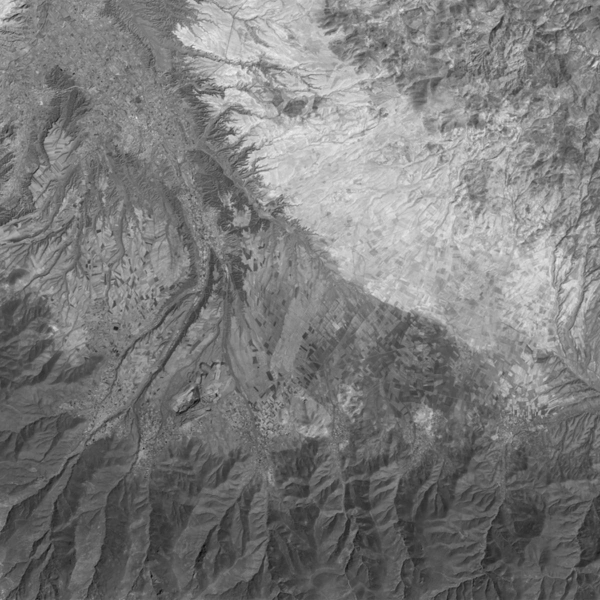
#> input picture Data/Andasol_09051987.jpg, 1200 x 1200 px, given in place of 4_OUT.bmp, which was not available (shown at 1/2 size)
$ python Accu.py
#> lines starting #> are read from the running program, lines starting #| are printed output that depends on the picture; after the words box and inside, x2 and y2 are one past the last pixel; in counts of white or black regions, pixels touching at a corner belong together; long printed decimals are rounded; pictures that were not available may be replaced by others from this repository, and a replacement may not be noted
import cv2
import numpy as np
from sklearn.metrics import cohen_kappa_score, confusion_matrix

label = cv2.imread("Algorithm/4_OUT.bmp", cv2.IMREAD_GRAYSCALE)
#> label is the input picture: shape (1200, 1200); min 5, max 247, mean 122.8
detection = cv2.imread("Algorithm/changemap.jpg", cv2.IMREAD_GRAYSCALE)
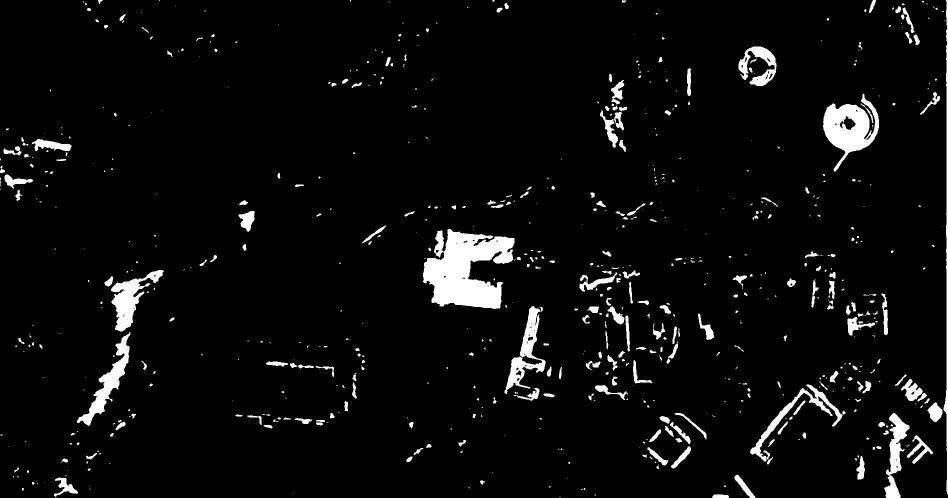
#> input picture Algorithm/changemap.jpg, 1896 x 996 px, found by its file name (shown at 1/2 size)
#> detection is the input picture: shape (996, 1896); min 0, max 255, mean 12.3
# 匹配shape保持一致
detection = cv2.resize(detection, (label.shape[1], label.shape[0]))
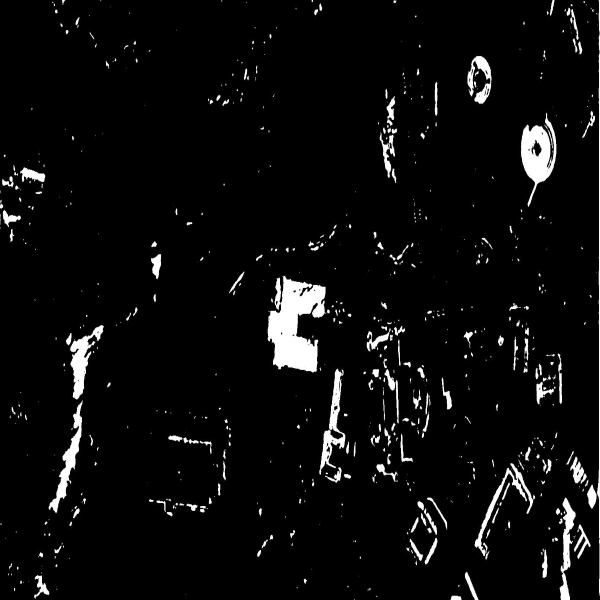
#> detection: shape (1200, 1200) (shown at 1/2 size); min 0, max 255, mean 12.3
# 图像二值化
label_bin = np.where(label > 0, 1, 0)
#> label_bin: shape (1200, 1200) int64; every value is 1
detection_bin = np.where(detection > 0, 1, 0)
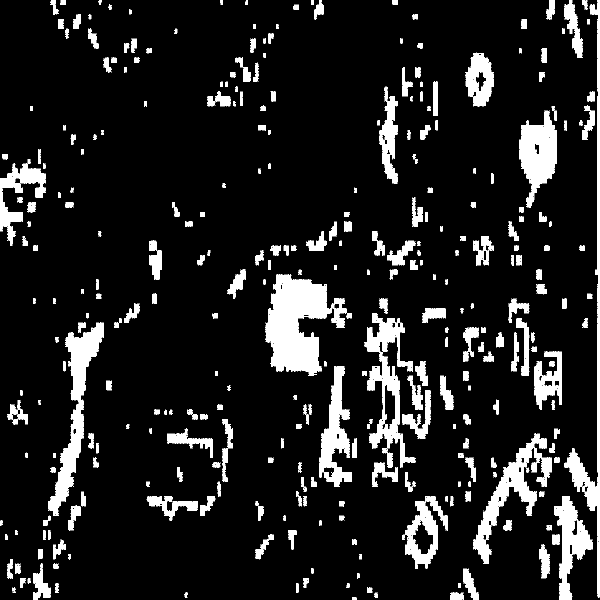
#> detection_bin: shape (1200, 1200) int64 (shown at 1/2 size); values 0 (black) and 1 (white), 11.1% white; 342 white regions (26 under 20 px), largest, box (x1, y1, x2, y2) and area: (531, 549, 704, 752) 18237, (96, 645, 208, 1032) 11052, (729, 626, 831, 935) 9382
# 计算交集、并集
intersection = np.logical_and(label_bin, detection_bin)
union = np.logical_or(label_bin, detection_bin)
#> union: shape (1200, 1200) bool; every value is 1

# 计算准确率、召回率、F1-score
tn, fp, fn, tp = confusion_matrix(label_bin.flatten(), detection_bin.flatten()).ravel()
#> tn = 0; fp = 0; fn = 1279799; tp = 160201
accuracy = (tp + tn) / (tp + tn + fp + fn)
#> accuracy = 0.111
precision = tp / (tp + fp)
#> precision = 1
recall = tp / (tp + fn)
#> recall = 0.111
f1_score = 2 * precision * recall / (precision + recall)
#> f1_score = 0.2

# 输出结果

print(accuracy)
#| 0.1113
print(precision)
#| 1.0
print(recall)
#| 0.1113
print(f1_score)
#| 0.2002

# 计算
img1 = label_bin
img2 = detection_bin

# 计算混淆矩阵
confusion = confusion_matrix(img1.ravel(), img2.ravel())
#> confusion = [[0, 0], [1279799, 160201]]

# 计算总体精度
overall_accuracy = np.trace(confusion) / np.sum(confusion)
#> overall_accuracy = 0.111

# 计算kappa系数
kappa = cohen_kappa_score(img1.ravel(), img2.ravel())
#> kappa = 0

# 计算过检率和漏检率
false_alarm = confusion[1, 0] / np.sum(confusion[1, :])
#> false_alarm = 0.889
missed_detection = confusion[0, 1] / np.sum(confusion[0, :])
#> missed_detection = nan

# 输出结果
print('Overall accuracy: ', overall_accuracy)
#| Overall accuracy:  0.1113
print('Kappa coefficient: ', kappa)
#| Kappa coefficient:  0.0
print('False alarm rate: ', false_alarm)
#| False alarm rate:  0.8887
print('Missed detection rate: ', missed_detection)
#| Missed detection rate:  nan
